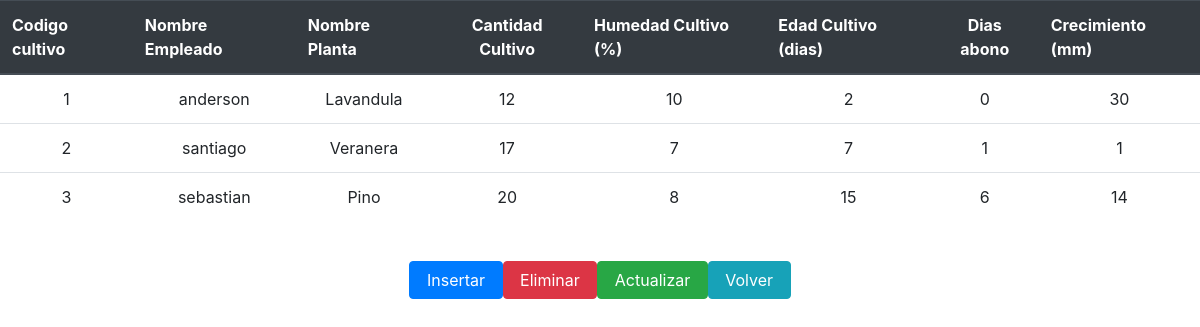
Before: /Lista/lista_cultivo.php with the older database file.
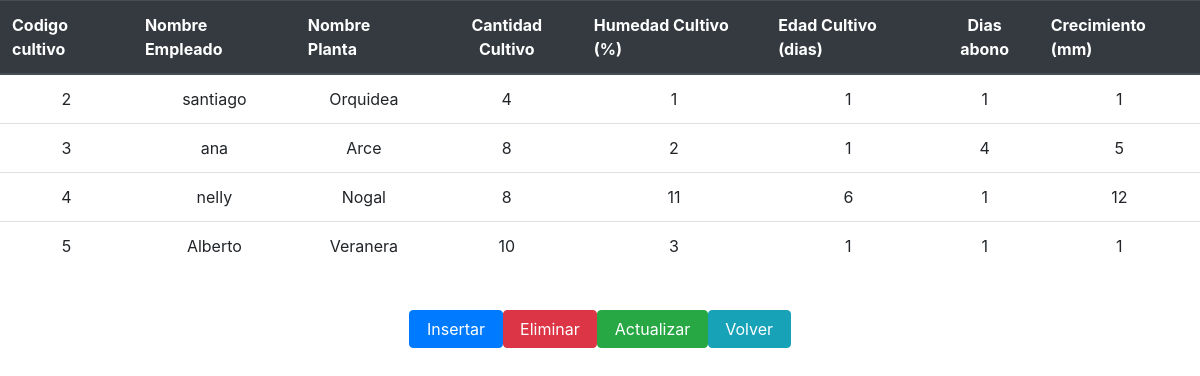
After: the same page with the newer database file.
### tables this page shows
CREATE TABLE IF NOT EXISTS `cultivo` (
  `codigo_cultivo` int(11) NOT NULL AUTO_INCREMENT,
  `codigo_empleado` int(11) NOT NULL,
  `codigo_planta` int(11) NOT NULL,
  `cantidad_cultivo` int(11) NOT NULL DEFAULT '0',
  `humedad_cultivo` int(11) NOT NULL DEFAULT '0',
  `edad_cultivo` int(11) NOT NULL DEFAULT '0',
  `dias_abono` int(11) NOT NULL DEFAULT '0',
  `crecimiento` int(11) NOT NULL DEFAULT '0',
  `muerte` int(11) NOT NULL DEFAULT '0',
  `termino` int(11) NOT NULL DEFAULT '0',
  PRIMARY KEY (`codigo_cultivo`)
);

CREATE TABLE IF NOT EXISTS `empleado` (
  `codigo_empleado` int(11) NOT NULL AUTO_INCREMENT,
  `cedula` int(11) NOT NULL,
  `nombre` varchar(25) NOT NULL,
  `apellido1` varchar(25) NOT NULL,
  `apellido2` varchar(25) NOT NULL,
  `telefono` int(11) NOT NULL,
  `eliminar` int(11) NOT NULL,
  PRIMARY KEY (`codigo_empleado`)
);

CREATE TABLE IF NOT EXISTS `planta` (
  `codigo_planta` int(11) NOT NULL AUTO_INCREMENT,
  `nombre` varchar(25) NOT NULL,
  `genero` varchar(25) NOT NULL,
  `familia` varchar(25) NOT NULL,
  `tipo_planta` varchar(25) NOT NULL,
  `cantidad_semilla` int(11) NOT NULL DEFAULT '0',
  `cantidad_flor` int(11) NOT NULL DEFAULT '0',
  `precio_venta` int(11) NOT NULL DEFAULT '0',
  `eliminar` int(11) NOT NULL DEFAULT '0',
  PRIMARY KEY (`codigo_planta`)
);

### Lista/lista_cultivo.php (the view, shortened to what this page needs)
<!DOCTYPE html>
<html>
	<head>
                <link rel="stylesheet" href="../css/bootstrap.min.css">
	</head>
	<body>
                    <div>
                    <table  align = " center "  class = " table ">
                        <thead  class = " thead-dark ">
                            <tr>
                                <th  class = " thead-dark "  scope = " col " > <centro > Codigo cultivo </center > </th >
                                <th  class = " thead-dark "  scope = " col " > <centro > Nombre Empleado </center > </th >
                                <th  class = " thead-dark "  scope = " col " > <centro > Nombre Planta </center > </th >
                                <th  class = " thead-dark "  scope = " col " > <center > Cantidad Cultivo </center > </th >
                                <th  class = " thead-dark "  scope = " col " > <centro > Humedad Cultivo (%)</center > </th >
                                <th  class = " thead-dark "  scope = " col " > <centro > Edad Cultivo (dias)</center > </th >
                                <th  class = " thead-dark "  scope = " col " > <center > Dias abono </center > </th >
                                <th  class = " thead-dark "  scope = " col " > <centro > Crecimiento (mm) </center > </th >
                            </tr >
                            </thead >
					<?php
						require ( '../conexion.php' );
						$query="SELECT codigo_cultivo, empleado.nombre, planta.nombre,cantidad_cultivo,humedad_cultivo,edad_cultivo,dias_abono,crecimiento FROM cultivo INNER JOIN empleado ON cultivo.codigo_empleado = empleado.codigo_empleado INNER JOIN planta ON cultivo.codigo_planta = planta.codigo_planta WHERE (muerte = 0 AND termino = 0)";
						$resultado = mysqli_query($link,$query);
						while ( $extraido =  mysqli_fetch_array ( $resultado )) {
							echo  " <tr align = 'center'> <td> " . $extraido [ 0 ] . " </td> " ;
							echo  " <td> " . $extraido [ 1 ] . " </td> " ;
							echo  " <td> " . $extraido [ 2 ] . " </td> " ;
							echo  " <td> " . $extraido [ 3 ] . " </td> " ;
							echo  " <td> " . $extraido [ 4 ] . " </td> " ;
							echo  " <td> " . $extraido [ 5 ] . " </td> " ;
							echo  " <td> " . $extraido [ 6 ] . " </td> " ;
							echo  " <td> " . $extraido [ 7 ] . " </td> " ;
						}
					?>
			</table >
                    <center> <table align="center">
				<BR>
				<tr>
                                        <input type="button" name="insert" value=" Insertar " class="btn btn-primary" onclick="window.location.href='../HTML/insertar_cultivo.php'">
                                        <input type="button" name="delete" value=" Eliminar " class="btn btn-danger" onclick="window.location.href='../Eliminar/eliminarCultivo_Select.php'">
                                        <input type="button" name="delete" value=" Actualizar " class="btn btn-success" onclick="window.location.href='../Actualizar/actualizar_cultivo.php'">
                                        <input type="button" name="volver" value=" Volver " class="btn btn-info" onclick="window.location.href='../index.php'">
				</tr>
			</table>
			</center>
		</div>
	</body>
</html>

Changed rows visible on the page:
no longer on this page (row edited): cultivo: codigo_cultivo "1", empleado.nombre "anderson", planta.nombre "Lavandula", cantidad_cultivo "12", humedad_cultivo "10", edad_cultivo "2", dias_abono "0", crecimiento "30"
changed cultivo "santiago": planta.nombre "Veranera" → "Orquidea"; cantidad_cultivo "17" → "4"; humedad_cultivo "7" → "1"; edad_cultivo "7" → "1"
changed cultivo id 3: empleado.nombre "sebastian" → "ana"; planta.nombre "Pino" → "Arce"; cantidad_cultivo "20" → "8"; humedad_cultivo "8" → "2"; edad_cultivo "15" → "1"; dias_abono "6" → "4"; crecimiento "14" → "5"
now on this page (row edited): cultivo: codigo_cultivo "4", empleado.nombre "nelly", planta.nombre "Nogal", cantidad_cultivo "8", humedad_cultivo "11", edad_cultivo "6", dias_abono "1", crecimiento "12"
added cultivo: codigo_cultivo "5", empleado.nombre "Alberto", planta.nombre "Veranera", cantidad_cultivo "10", humedad_cultivo "3", edad_cultivo "1", dias_abono "1", crecimiento "1"
